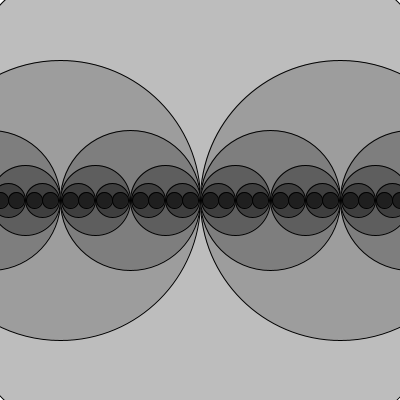
Frame 1 (no input)
Frame 60 (the mouse pressed at the canvas centre just before this capture): identical to frame 1, image omitted
Frame 120 (the mouse held since frame 60 and released just before this capture): identical to frame 1, image omitted

The Processing sketch that drew this single still picture (run headless with seeded random() and noise(); from frame 60 on, the mouse is pressed at the canvas centre):

// Processing sketch: design_1
// ── design_1.pde
StringClass first_string;

void setup() {
 size(400,400); 
 first_string = new StringClass();
}

void draw() {
  background(#ffffff);
  first_string.display();
}

// ── String.pde
class StringClass {
  float xoff = 0.0;

  StringClass() {
  }

  void display() {
    xoff = xoff + 0.01;
    float n = noise(xoff) * width;
    line(10, 10, n, n);
    
    drawLine(width/2, 280, 6);
  }

  void drawLine(int x, int y, int level) {
    float tt = 126 * level/4.0;
    fill(tt);
    ellipse(x, height/2, y*2, y*2);      
    if (level > 1) {
      level = level - 1;
      drawLine(x - y/2, y/2, level);
      drawLine(x + y/2, y/2, level);
    }
  }
}
